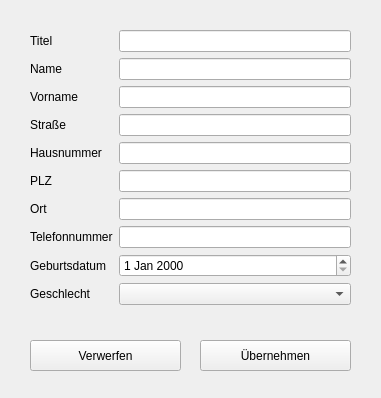
<?xml version="1.0" encoding="UTF-8"?>
<ui version="4.0">
 <class>PatientFormWidget</class>
 <widget class="QWidget" name="PatientFormWidget">
  <property name="geometry">
   <rect>
    <x>0</x>
    <y>0</y>
    <width>381</width>
    <height>398</height>
   </rect>
  </property>
  <property name="windowTitle">
   <string>Form</string>
  </property>
  <widget class="QPushButton" name="acceptButton">
   <property name="geometry">
    <rect>
     <x>200</x>
     <y>340</y>
     <width>151</width>
     <height>31</height>
    </rect>
   </property>
   <property name="text">
    <string>Übernehmen</string>
   </property>
  </widget>
  <widget class="QPushButton" name="discardButton">
   <property name="geometry">
    <rect>
     <x>30</x>
     <y>340</y>
     <width>151</width>
     <height>31</height>
    </rect>
   </property>
   <property name="text">
    <string>Verwerfen</string>
   </property>
  </widget>
  <widget class="QWidget" name="formLayoutWidget">
   <property name="geometry">
    <rect>
     <x>30</x>
     <y>30</y>
     <width>321</width>
     <height>291</height>
    </rect>
   </property>
   <layout class="QFormLayout" name="patientFormLayout">
    <property name="sizeConstraint">
     <enum>QLayout::SetDefaultConstraint</enum>
    </property>
    <item row="0" column="0">
     <widget class="QLabel" name="titelLabel">
      <property name="text">
       <string>Titel</string>
      </property>
     </widget>
    </item>
    <item row="0" column="1">
     <widget class="QLineEdit" name="titelLineEdit"/>
    </item>
    <item row="1" column="0">
     <widget class="QLabel" name="nameLabel">
      <property name="text">
       <string>Name</string>
      </property>
     </widget>
    </item>
    <item row="1" column="1">
     <widget class="QLineEdit" name="nameLineEdit"/>
    </item>
    <item row="2" column="0">
     <widget class="QLabel" name="firstNameLabel">
      <property name="text">
       <string>Vorname</string>
      </property>
     </widget>
    </item>
    <item row="3" column="0">
     <widget class="QLabel" name="streetLabel">
      <property name="text">
       <string>Straße</string>
      </property>
     </widget>
    </item>
    <item row="3" column="1">
     <widget class="QLineEdit" name="streetLineEdit"/>
    </item>
    <item row="4" column="0">
     <widget class="QLabel" name="houseNumberLabel">
      <property name="text">
       <string>Hausnummer</string>
      </property>
     </widget>
    </item>
    <item row="4" column="1">
     <widget class="QLineEdit" name="houseNumberLineEdit">
      <property name="text">
       <string/>
      </property>
      <property name="readOnly">
       <bool>false</bool>
      </property>
     </widget>
    </item>
    <item row="5" column="0">
     <widget class="QLabel" name="pLZLabel">
      <property name="text">
       <string>PLZ</string>
      </property>
     </widget>
    </item>
    <item row="5" column="1">
     <widget class="QLineEdit" name="pLZLineEdit"/>
    </item>
    <item row="6" column="0">
     <widget class="QLabel" name="placeLabel">
      <property name="text">
       <string>Ort</string>
      </property>
     </widget>
    </item>
    <item row="6" column="1">
     <widget class="QLineEdit" name="placeLineEdit"/>
    </item>
    <item row="7" column="0">
     <widget class="QLabel" name="phoneNumberLabel">
      <property name="text">
       <string>Telefonnummer</string>
      </property>
     </widget>
    </item>
    <item row="7" column="1">
     <widget class="QLineEdit" name="phoneNumberLineEdit"/>
    </item>
    <item row="8" column="0">
     <widget class="QLabel" name="birthDateLabel">
      <property name="text">
       <string>Geburtsdatum</string>
      </property>
     </widget>
    </item>
    <item row="8" column="1">
     <widget class="QDateEdit" name="birthDateDateEdit"/>
    </item>
    <item row="9" column="0">
     <widget class="QLabel" name="genderLabel">
      <property name="text">
       <string>Geschlecht</string>
      </property>
     </widget>
    </item>
    <item row="9" column="1">
     <widget class="QComboBox" name="genderComboBox">
      <property name="placeholderText">
       <string>Geschlecht</string>
      </property>
     </widget>
    </item>
    <item row="2" column="1">
     <widget class="QLineEdit" name="firstNameLineEdit"/>
    </item>
   </layout>
  </widget>
 </widget>
 <resources/>
 <connections/>
</ui>
